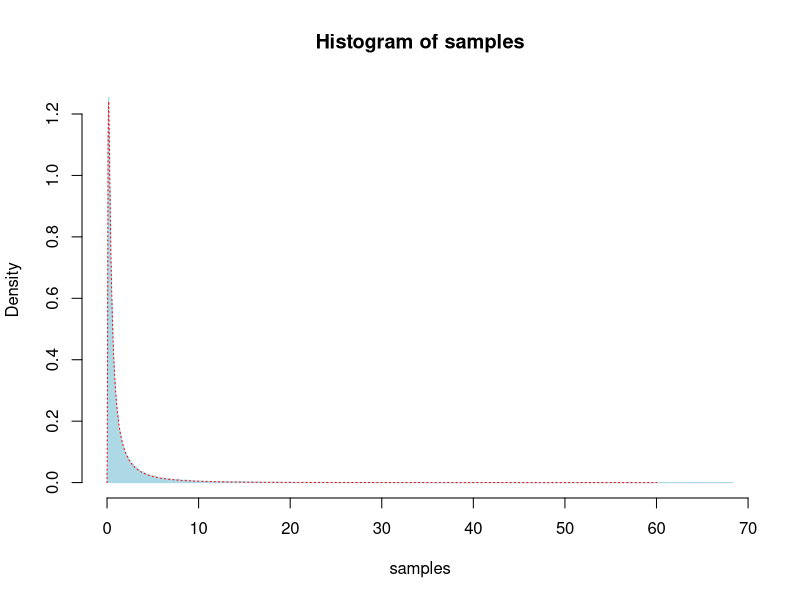

Write R code to recreate this figure.
## ---- chunk 1

## ---- chunk 2
true_density <- function(x, theta = 0.1) {
  exp(-1/(4*x) - theta*x + sqrt(theta)) / (sqrt(4*pi) * x^(3/2))
}

proposal_density <- function(x, quantile = FALSE) {
  if (quantile) {
    -log(1 - x) / 0.09
  } else {
    0.05 * exp(-0.09 * x)
  }
}

rejection_sampler <- function(N, K, true_func, prop_func) {
  res <- matrix(NA, 2, N)
  for (i in 1:N) {
    # Generate variable from proposal distribution
    U <- runif(1)
    exp_var <- prop_func(U, TRUE)
    counter <- 1
    # Evaluate ratio
    ratio <- true_func(exp_var) / (K * prop_func(exp_var))
    while (runif(1) > ratio) {
      # Generate variable from proposal distribution
      U <- runif(1)
      exp_var <- prop_func(U, TRUE)
      counter <- counter + 1
      # Update ratio
      ratio <- true_func(exp_var) / (K * prop_func(exp_var))
    }
    res[1, i] <- exp_var
    res[2, i] <- counter
    cat(i, "\r")
  }
  return(res)
}

## Compute rejection factor K
N <- 100000
x_vec <- seq(1e-5, 60, length.out = N)
true_dens <- true_density(x_vec)
prop_dens <- proposal_density(x_vec)
K <- max(true_dens / prop_dens)
res <- rejection_sampler(N, K = K,
  true_func = true_density,
  prop_func = proposal_density)
samples <- res[1, ]
## ---- chunk 3
hist(samples, breaks = 1000, freq = FALSE, border = "lightblue")
curve(true_density, from = 1e-5, to = 60,
  n = 1000, add = TRUE, col = "red", lty = 3)
